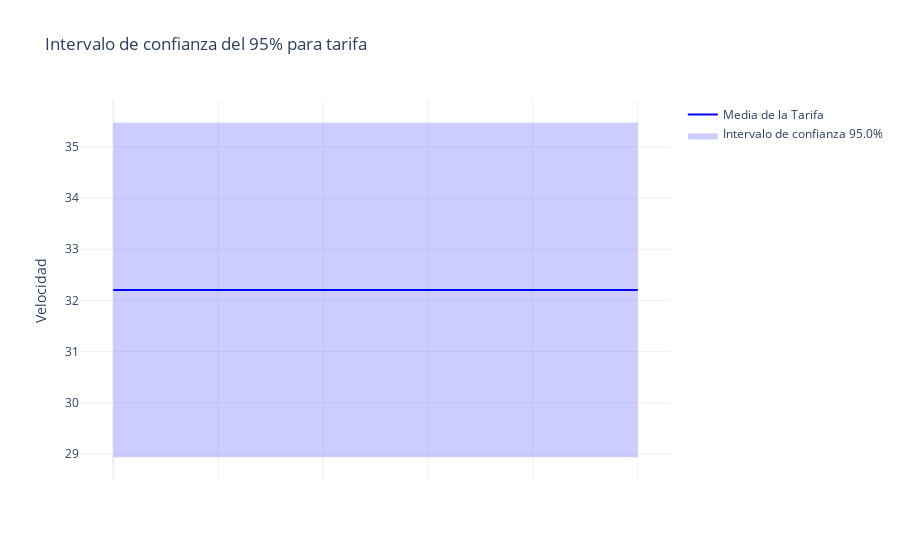

Notebook code cell kept with this figure:
### Code cell
# Crear la figura
fig = go.Figure()

# Línea de la media
fig.add_trace(go.Scatter(
    x=[0, 1],  # Eje X fijo solo para mostrar el intervalo
    y=[mean_fare, mean_fare],
    mode='lines',
    name='Media de la Tarifa',
    line=dict(color='blue')
))

# Banda del intervalo
fig.add_trace(go.Scatter(
    x=[0, 0, 1, 1],
    y=[ci[0], ci[1], ci[1], ci[0]],
    fill='toself',
    fillcolor='rgba(0, 0, 255, 0.2)',
    line=dict(color='rgba(255,255,255,0)'),
    name=f'Intervalo de confianza {confidence_level*100}%'
))

fig.update_layout(
    title="Intervalo de confianza del 95% para la tarifa",
    xaxis=dict(showticklabels=False),
    yaxis_title="Velocidad",
    template='plotly_white'
)

fig.show()

### Figure 1 — Plotly figure (JSON) as saved in the notebook; plotly's stock layout.template omitted (floating-point values rounded to 4 significant figures)
{"data": [{"line": {"color": "blue"}, "mode": "lines", "name": "Media de la Tarifa", "type": "scatter", "x": [0, 1], "y": [32.2, 32.2]}, {"fill": "toself", "fillcolor": "rgba(0, 0, 255, 0.2)", "line": {"color": "rgba(255,255,255,0)"}, "name": "Intervalo de confianza 95.0%", "type": "scatter", "x": [0, 0, 1, 1], "y": [28.94, 35.47, 35.47, 28.94]}], "layout": {"title": {"text": "Intervalo de confianza del 95% para tarifa"}, "xaxis": {"showticklabels": false}, "yaxis": {"title": {"text": "Velocidad"}}}}
